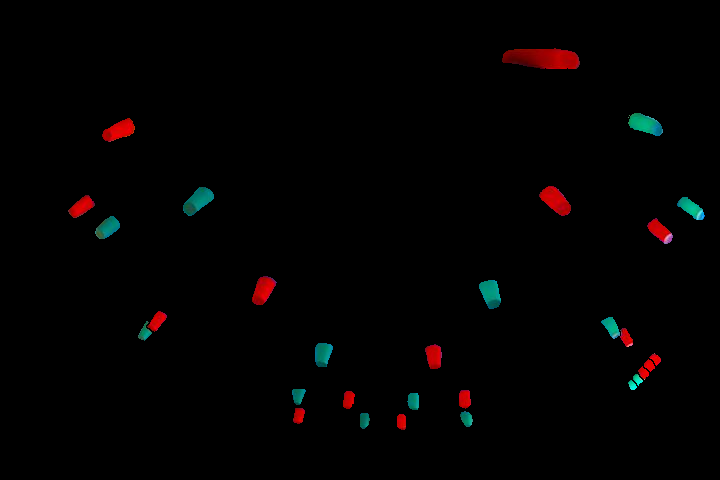
%> input picture images/capture32Detouree.bmp, 720 x 480 px
$ octave gobeletdeboutclem.m   (GNU Octave 9; MATLAB toolbox functions it lacks are replaced by stand-ins)
%> lines starting %> are read from the running program, lines starting %| are printed output that depends on the picture; in (x1, y1, x2, y2) boxes, pixels count from 0 and x2, y2 are one past the last pixel; in counts of white or black regions, pixels touching at a corner belong together; the program's own positions count from 1
clear all;

%f=imread('../images/capture201.jpg');
f=imread('../images/capture32Detouree.bmp');
%> f is the input picture: size 480x720x3 uint8; mean R, G, B 2.8, 1.5, 1.4
figure(1)
imshow(f);

% idx = kmeans(f,3);


FBW = im2bw(f,0.145);
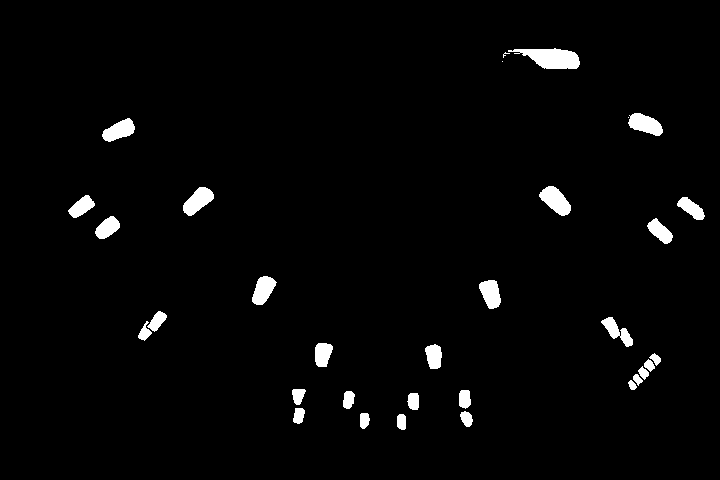
%> FBW: size 480x720 logical; 2.4% white; 32 white regions (3 under 20 px), largest, box (x1, y1, x2, y2) and area: (508, 48, 580, 69) 952, (539, 186, 571, 216) 564, (183, 187, 214, 216) 519
figure(2)
imshow(FBW);
s = strel('disk',1);
fbin3 = imopen(FBW,s);
%> fbin3: size 480x720 logical; 2.4% white; 30 white regions, largest, box (x1, y1, x2, y2) and area: (513, 48, 580, 69) 935, (539, 186, 571, 216) 562, (183, 187, 214, 216) 518


fLabel=bwlabel(fbin3,4);
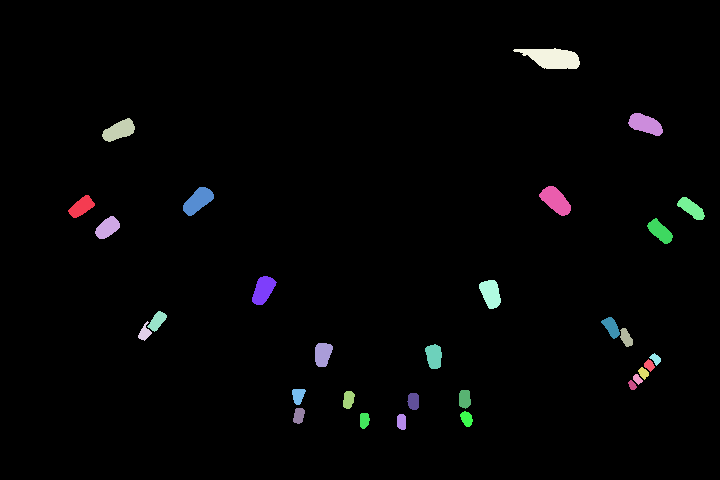
%> fLabel: size 480x720 double; 31 distinct labels, from 0 to 30; one colour per label, 0 black
figure(3);
imshow(fLabel,[]);colorbar; colormap jet;
%> after `colormap jet`:
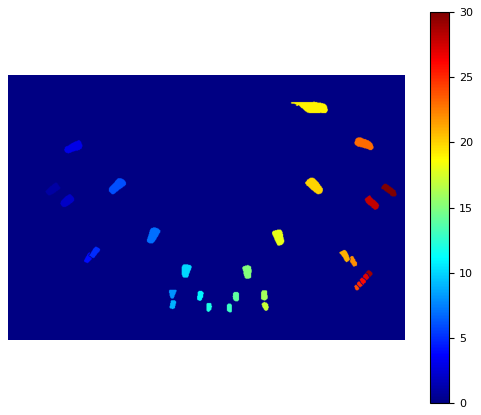
%> figure redrawn from the program's plot data
Gobelets = struct('Circularite',0,'Aire',0,'Barycentre',0,'Orientation',0,'Perimetre',0);

for i = (1:max(max(fLabel)))

    %circularite = regionprops(fLabel==i,'Circularity');
    ValeurCircularite = 0;

    Area = regionprops(fLabel==i,'Area');
    Aire = Area.Area;

    Centroid = regionprops(fLabel==i,'Centroid');
    Barycentre = Centroid.Centroid;

%     EquivDiameter = regionprops(fLabel,'EquivDiameter');

    Orientation = regionprops(fLabel==i,'Orientation');
    OrientationGobelet = Orientation.Orientation;

    Perimeter = regionprops(fLabel==i,'Perimeter');
    PerimetreGlobal = Perimeter.Perimeter;
%     MaxFeretProperties = regionprops(fLabel,'MaxFeretProperties');
%     MinFeretProperties = regionprops(fLabel,'MinFeretProperties');
%     Caracteristiques = struct('Gobelet',i,'Caracteristiques',struct('Circularite',ValeurCircularite,'Aire',Aire,'Barycentre',Barycentre,'Orientation',OrientationGobelet,'Perimetre',PerimetreGlobal));
Caracteristiques = struct('Circularite',ValeurCircularite,'Aire',Aire,'Barycentre',Barycentre,'Orientation',OrientationGobelet,'Perimetre',PerimetreGlobal);
Gobelets = [Gobelets;Caracteristiques];
end
%> this loop made 30 passes
%> (Area, Aire, Barycentre, Orientation, OrientationGobelet, Perimeter, PerimetreGlobal) on passes 2 to 8: ({Area 364}, 364, [108.1 228.4], {Orientation 38.46}, 38.46, {Perimeter 68.96}, 68.96), ({Area 474}, 474, [119.8 131.1], {Orientation 23.98}, 23.98, {Perimeter 84.79}, 84.79), ({Area 135}, 135, [145.3 333.3], {Orientation 71.33}, 71.33, {Perimeter 51.09}, 51.09), ({Area 218}, 218, [157.9 321.6], {Orientation 52.39}, 52.39, {Perimeter 56.72}, 56.72), ({Area 518}, 518, [198.7 201.4], {Orientation 40.84}, 40.84, {Perimeter 86.76}, 86.76), ({Area 462}, 462, [264 290.6], {Orientation 61.92}, 61.92, {Perimeter 80.55}, 80.55), ({Area 162}, 162, [298.8 396.3], {Orientation 78.08}, 78.08, {Perimeter 46.23}, 46.23)
%> (Area, Aire, Centroid, Barycentre, Orientation, OrientationGobelet, Perimeter, PerimetreGlobal) on pass 1: ({Area 341}, 341, {Centroid [82.2 207.4]}, [82.16 207.4], {Orientation 36.21}, 36.21, {Perimeter 70.3}, 70.3)
%> after the loop, Gobelets = 31 regions; first 5, Circularite, Aire, Orientation and Perimetre: 0 0 0 0, 0 341 36.21 70.3, 0 364 38.46 68.96, 0 474 23.98 84.79, 0 135 71.33 51.09

% Acceder aux données d'un gobelet:
% Gobelets(i).Circularite
% Gobelets(i)
figure(3);
imshow(fLabel,[]);colorbar; colormap jet,axis on;
for i = (1:max(max(fLabel)))

    if Gobelets(i).Aire>20

        hold on,
        line([Gobelets(i).Barycentre(1) 384],[Gobelets(i).Barycentre(2) 35]);
        angle=atand((35-Gobelets(i).Barycentre(2))/(Gobelets(i).Barycentre(1)-384));

        %ligne à partir de l'angle
        x=round(Gobelets(i).Barycentre(1)+100*sind(Gobelets(i).Orientation+90));
        y=round(Gobelets(i).Barycentre(2)+100*cosd(Gobelets(i).Orientation+90));
        hold on,
        line([Gobelets(i).Barycentre(1) x],[Gobelets(i).Barycentre(2) y], 'Color','red');
        a=Gobelets(i).Orientation;
        resultat(i)=Gobelets(i).Orientation-angle;
        if resultat(i) < 3 && resultat(i) > -3
            classes(i).position = '\/';
        else
            classes(i).position = '--';
        end
    end
end
%> this loop made 30 passes
%> (angle, x, y, a) on passes 2 to 13: (29.73, 163, 148, 36.21), (35.03, 186, 166, 38.46), (19.98, 211, 90, 23.98), (51.33, 177, 239, 71.33), (51.73, 219, 242, 52.39), (41.91, 274, 136, 40.84), (64.84, 311, 202, 61.92), (76.74, 319, 298, 78.08), (77.5, 326, 320, 74.88), (79.27, 346, 257, 76.98), (84.54, 368, 302, 78.83), (87.18, 374, 321, 84.72)
%> after the loop, classes = 30 items; resultat = 30 values, max 19.99 at index 5, min -14.64 at index 23, mean -0.663
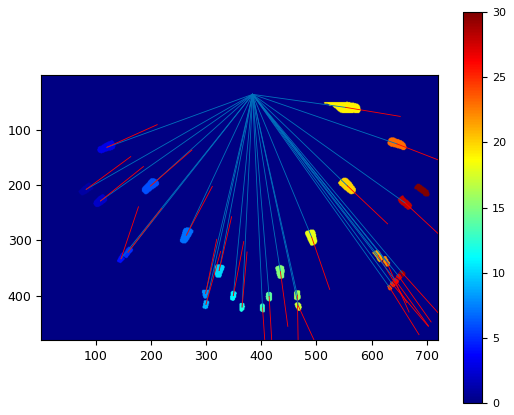
%> figure redrawn from the program's plot data
